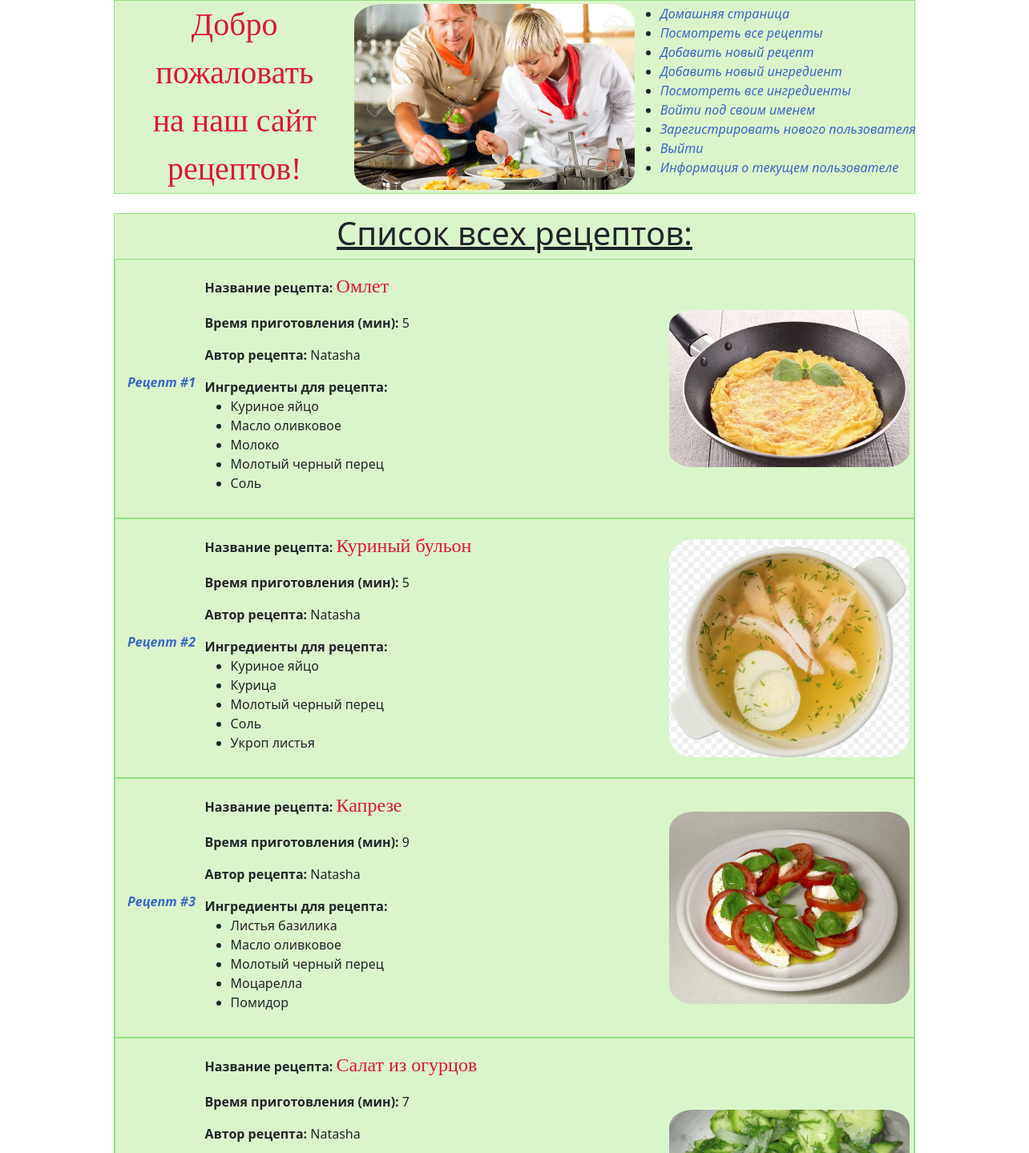
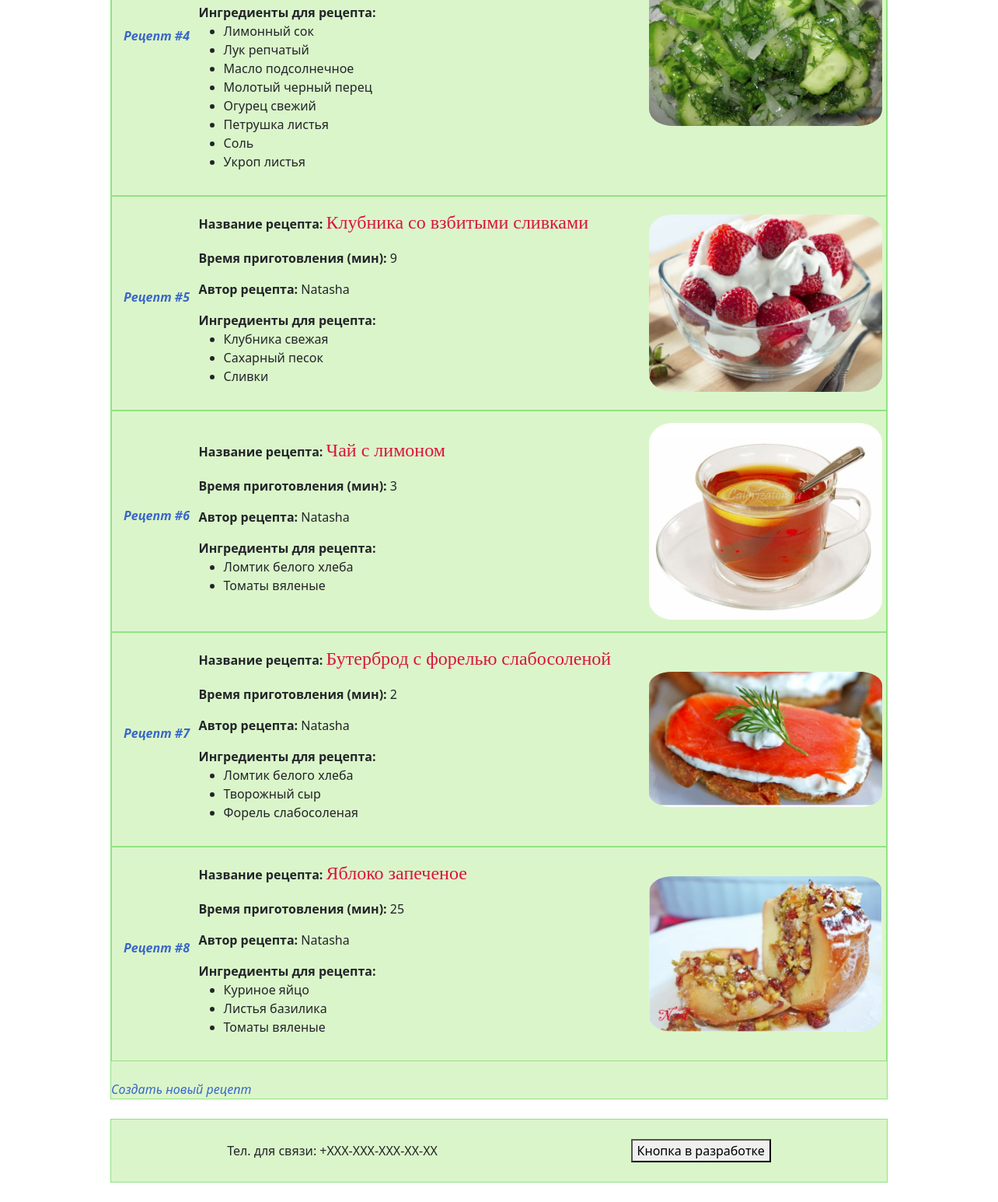
Page /recipes/ (signed in) on the earlier database version (2 pictures, top to bottom).
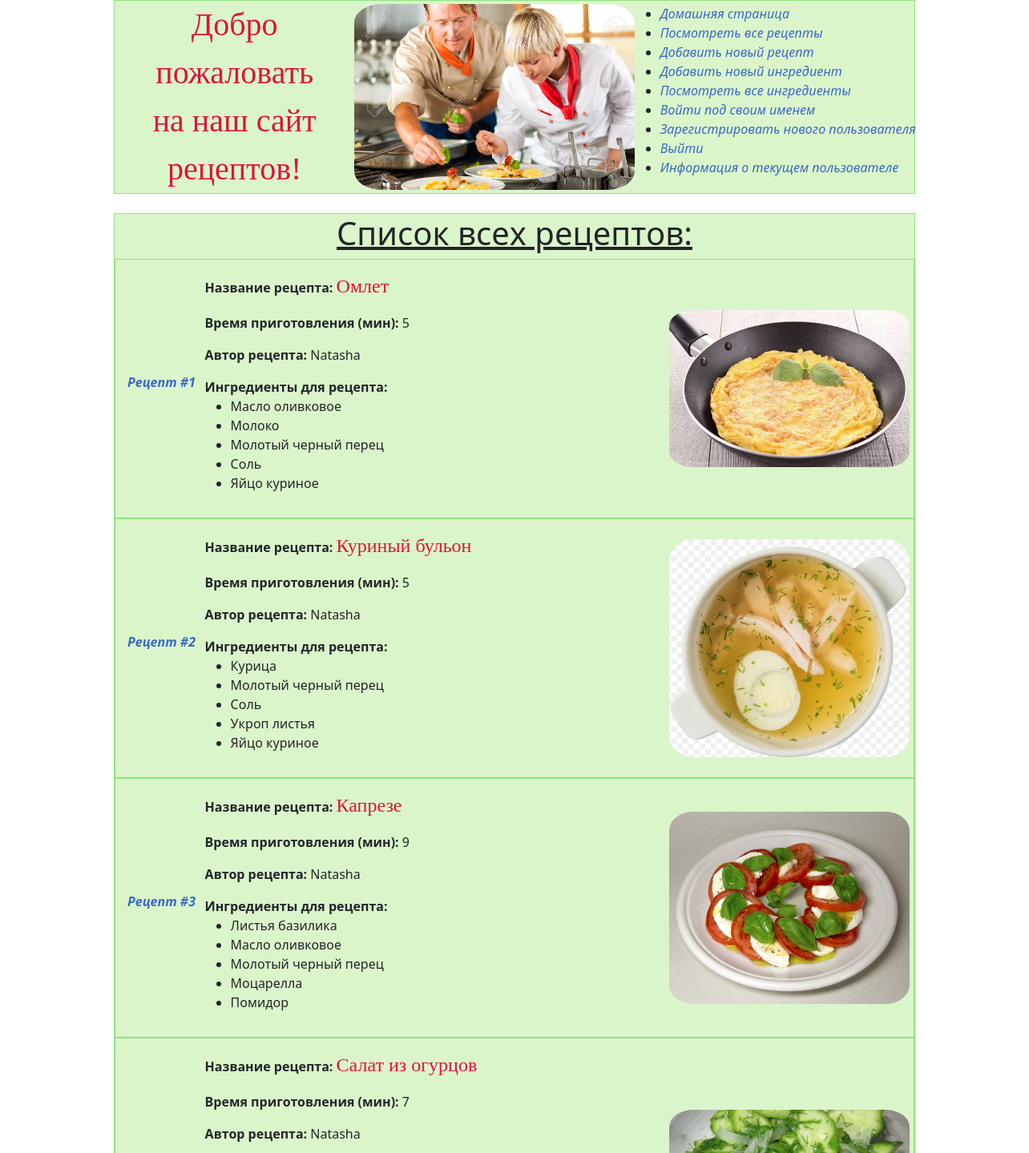
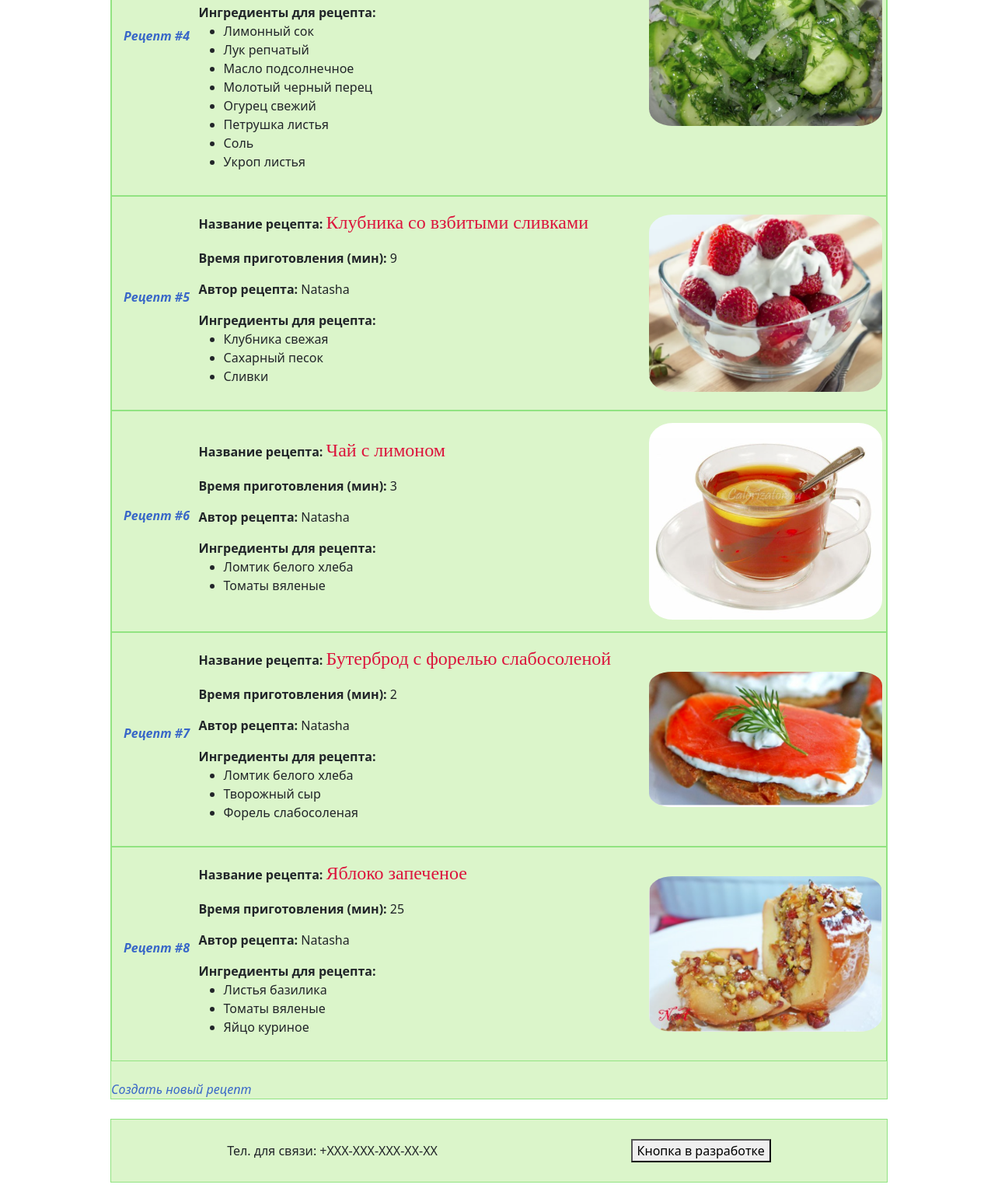
Same page on the later database version (2 pictures, top to bottom).
### recipeapp/models.py (models this page shows, shortened)
class Recipe(models.Model):
    name = models.CharField(max_length=100)
    description = models.TextField(null=False, blank=True)
    created_at = models.DateTimeField(auto_now_add=True)
    changed_at = models.DateTimeField(auto_now=True)
    author = models.ForeignKey(User, on_delete=models.PROTECT)
    cooking_time_min = models.PositiveIntegerField(default=0)
    ingredients = models.ManyToManyField(Ingredient, related_name='recipes')
    preview = models.ImageField(null=True, blank=True, upload_to=recipe_preview_directory_path)

class Ingredient(models.Model):
    class Meta:
        ordering = ["name", 'measurement_unit']
    name = models.CharField(max_length=100, db_index=True)
    description = models.TextField(null=False, blank=True, db_index=True)
    measurement_unit = models.CharField(max_length=20, default='units')
    archived = models.BooleanField(default=False)
    preview = models.ImageField(null=True, blank=True, upload_to=ingredient_preview_directory_path)

### recipeapp/views.py (the view)
# urls.py: path('recipes/', RecipesListView.as_view(), name='recipes_list'),
class RecipesListView(LoginRequiredMixin, ListView):
    queryset = (
        Recipe.objects.
        select_related('author').
        prefetch_related('ingredients')
    )

### recipeapp/templates/recipeapp/recipe_list.html (shortened to what this page needs)
{% extends 'recipeapp/base.html' %}
{% block body %}
<div class="fixed-container">
    <h1 class="section-header">Список всех рецептов:</h1>
    {% if object_list %}
    {% for recipe in object_list %}
    <div class="recipes-list">
        <div>
            <p><a href="{% url 'recipeapp:recipe_details' pk=recipe.pk %}"
            ><b>Рецепт #{{ recipe.pk }}</b></a></p>
        </div>
        <div>
            <p><b>Название рецепта:</b> <span class="recipe-name">{{ recipe.name }}</span></p>
            <p><b>Время приготовления (мин):</b> {{ recipe.cooking_time_min }}</p>
            <p><b>Автор рецепта:</b> {% firstof recipe.author.first_name recipe.author.username %}</p>
            <div>
                <b>Ингредиенты для рецепта:</b>
                <ul>
                    {% for ingredient in recipe.ingredients.all %}
                    <li>{{ ingredient.name }}</li>
                    {% endfor %}
                </ul>
            </div>
        </div>
        <div>
            {% if recipe.preview %}
            <img src="{{ recipe.preview.url }}" alt="{{ recipe.preview.name }}" width="300px">
            {% endif %}
        </div>
    </div>
    {% endfor %}
    {% else %}
    <h3>Здесь пока нет рецептов!</h3>
    {% endif %}
    <br>
    <div>
        <a href="{% url 'recipeapp:recipe_create' %}">
            Создать новый рецепт
        </a>
    </div>
</div>
{% endblock %}

Differences in the rows shown:
changed Ingredient: name "Куриное яйцо" → "Яйцо куриное"; moves down the list
